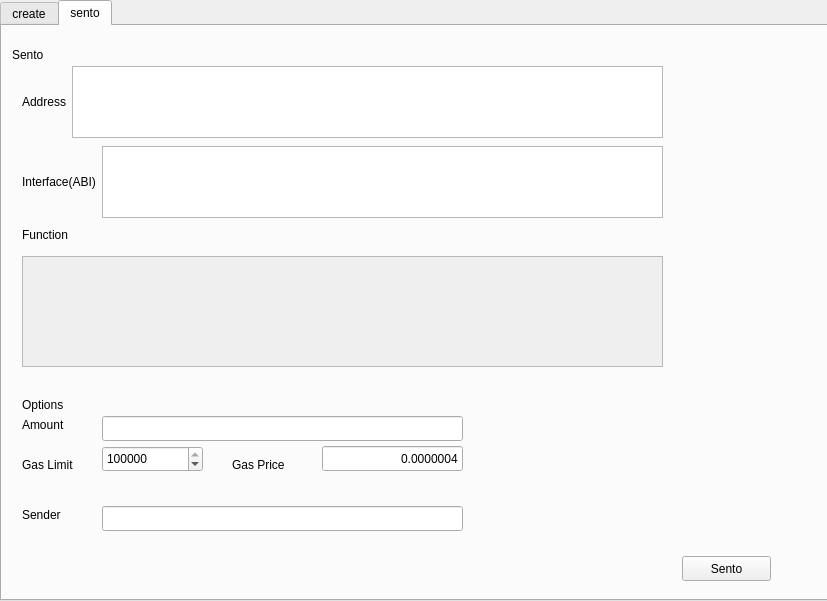
<?xml version="1.0" encoding="UTF-8"?>
<ui version="4.0">
 <class>CreateContractPage</class>
 <widget class="QWidget" name="CreateContractPage">
  <property name="enabled">
   <bool>true</bool>
  </property>
  <property name="geometry">
   <rect>
    <x>0</x>
    <y>0</y>
    <width>827</width>
    <height>601</height>
   </rect>
  </property>
  <property name="windowTitle">
   <string>Form</string>
  </property>
  <widget class="QTabWidget" name="tabview">
   <property name="geometry">
    <rect>
     <x>0</x>
     <y>0</y>
     <width>841</width>
     <height>601</height>
    </rect>
   </property>
   <property name="currentIndex">
    <number>1</number>
   </property>
   <widget class="QWidget" name="tab">
    <attribute name="title">
     <string>create</string>
    </attribute>
    <widget class="QLabel" name="label_9">
     <property name="geometry">
      <rect>
       <x>30</x>
       <y>440</y>
       <width>67</width>
       <height>17</height>
      </rect>
     </property>
     <property name="text">
      <string>Sender</string>
     </property>
    </widget>
    <widget class="QLineEdit" name="create_gasPriceEdit">
     <property name="geometry">
      <rect>
       <x>330</x>
       <y>380</y>
       <width>141</width>
       <height>25</height>
      </rect>
     </property>
     <property name="text">
      <string>0.0000004</string>
     </property>
     <property name="alignment">
      <set>Qt::AlignRight|Qt::AlignTrailing|Qt::AlignVCenter</set>
     </property>
    </widget>
    <widget class="QLabel" name="label">
     <property name="geometry">
      <rect>
       <x>20</x>
       <y>20</y>
       <width>111</width>
       <height>17</height>
      </rect>
     </property>
     <property name="text">
      <string>CreateContract</string>
     </property>
    </widget>
    <widget class="QLabel" name="label_4">
     <property name="geometry">
      <rect>
       <x>20</x>
       <y>230</y>
       <width>91</width>
       <height>17</height>
      </rect>
     </property>
     <property name="text">
      <string>Constrauctor</string>
     </property>
    </widget>
    <widget class="QWidget" name="horizontalLayoutWidget">
     <property name="geometry">
      <rect>
       <x>20</x>
       <y>50</y>
       <width>641</width>
       <height>81</height>
      </rect>
     </property>
     <layout class="QHBoxLayout" name="horizontalLayout">
      <item>
       <widget class="QLabel" name="label_2">
        <property name="text">
         <string>ByteCode</string>
        </property>
       </widget>
      </item>
      <item>
       <widget class="QTextEdit" name="create_byteCodeText"/>
      </item>
     </layout>
    </widget>
    <widget class="QLabel" name="label_8">
     <property name="geometry">
      <rect>
       <x>240</x>
       <y>390</y>
       <width>67</width>
       <height>17</height>
      </rect>
     </property>
     <property name="text">
      <string>Gas Price</string>
     </property>
    </widget>
    <widget class="QLabel" name="label_7">
     <property name="geometry">
      <rect>
       <x>30</x>
       <y>390</y>
       <width>67</width>
       <height>17</height>
      </rect>
     </property>
     <property name="text">
      <string>Gas Limit</string>
     </property>
    </widget>
    <widget class="QWidget" name="horizontalLayoutWidget_2">
     <property name="geometry">
      <rect>
       <x>20</x>
       <y>140</y>
       <width>641</width>
       <height>72</height>
      </rect>
     </property>
     <layout class="QHBoxLayout" name="horizontalLayout_2">
      <item>
       <widget class="QLabel" name="label_3">
        <property name="text">
         <string>Interface(ABI)</string>
        </property>
       </widget>
      </item>
      <item>
       <widget class="QTextEdit" name="create_abiText"/>
      </item>
     </layout>
    </widget>
    <widget class="QLineEdit" name="create_senderAddress">
     <property name="geometry">
      <rect>
       <x>110</x>
       <y>440</y>
       <width>361</width>
       <height>25</height>
      </rect>
     </property>
    </widget>
    <widget class="QLabel" name="label_6">
     <property name="geometry">
      <rect>
       <x>30</x>
       <y>360</y>
       <width>67</width>
       <height>17</height>
      </rect>
     </property>
     <property name="text">
      <string>Options</string>
     </property>
    </widget>
    <widget class="QPushButton" name="create_btn">
     <property name="geometry">
      <rect>
       <x>570</x>
       <y>500</y>
       <width>89</width>
       <height>25</height>
      </rect>
     </property>
     <property name="text">
      <string>Create</string>
     </property>
    </widget>
    <widget class="QSpinBox" name="create_gasLimitSpinBox">
     <property name="geometry">
      <rect>
       <x>110</x>
       <y>380</y>
       <width>101</width>
       <height>26</height>
      </rect>
     </property>
     <property name="maximum">
      <number>40000000</number>
     </property>
     <property name="value">
      <number>2500000</number>
     </property>
    </widget>
    <widget class="QScrollArea" name="create_scrollArea">
     <property name="geometry">
      <rect>
       <x>20</x>
       <y>250</y>
       <width>641</width>
       <height>111</height>
      </rect>
     </property>
     <property name="widgetResizable">
      <bool>true</bool>
     </property>
     <widget class="QWidget" name="scrollAreaWidgetContents">
      <property name="geometry">
       <rect>
        <x>0</x>
        <y>0</y>
        <width>639</width>
        <height>109</height>
       </rect>
      </property>
     </widget>
    </widget>
   </widget>
   <widget class="QWidget" name="tab_2">
    <attribute name="title">
     <string>sento</string>
    </attribute>
    <widget class="QLabel" name="label_5">
     <property name="geometry">
      <rect>
       <x>10</x>
       <y>20</y>
       <width>111</width>
       <height>17</height>
      </rect>
     </property>
     <property name="text">
      <string>Sento</string>
     </property>
    </widget>
    <widget class="QWidget" name="horizontalLayoutWidget_3">
     <property name="geometry">
      <rect>
       <x>20</x>
       <y>40</y>
       <width>641</width>
       <height>72</height>
      </rect>
     </property>
     <layout class="QHBoxLayout" name="horizontalLayout_3">
      <item>
       <widget class="QLabel" name="label_10">
        <property name="text">
         <string>Address</string>
        </property>
       </widget>
      </item>
      <item>
       <widget class="QTextEdit" name="sendto_byteCodeText"/>
      </item>
     </layout>
    </widget>
    <widget class="QWidget" name="horizontalLayoutWidget_4">
     <property name="geometry">
      <rect>
       <x>20</x>
       <y>120</y>
       <width>641</width>
       <height>72</height>
      </rect>
     </property>
     <layout class="QHBoxLayout" name="horizontalLayout_4">
      <item>
       <widget class="QLabel" name="label_11">
        <property name="text">
         <string>Interface(ABI)</string>
        </property>
       </widget>
      </item>
      <item>
       <widget class="QTextEdit" name="sendto_abiText"/>
      </item>
     </layout>
    </widget>
    <widget class="QLabel" name="label_12">
     <property name="geometry">
      <rect>
       <x>20</x>
       <y>200</y>
       <width>91</width>
       <height>17</height>
      </rect>
     </property>
     <property name="text">
      <string>Function</string>
     </property>
    </widget>
    <widget class="QLabel" name="label_13">
     <property name="geometry">
      <rect>
       <x>20</x>
       <y>370</y>
       <width>67</width>
       <height>17</height>
      </rect>
     </property>
     <property name="text">
      <string>Options</string>
     </property>
    </widget>
    <widget class="QSpinBox" name="gasLimitSpinBox_2">
     <property name="geometry">
      <rect>
       <x>100</x>
       <y>420</y>
       <width>101</width>
       <height>26</height>
      </rect>
     </property>
     <property name="maximum">
      <number>40000000</number>
     </property>
     <property name="value">
      <number>2500000</number>
     </property>
    </widget>
    <widget class="QLabel" name="label_14">
     <property name="geometry">
      <rect>
       <x>230</x>
       <y>430</y>
       <width>67</width>
       <height>17</height>
      </rect>
     </property>
     <property name="text">
      <string>Gas Price</string>
     </property>
    </widget>
    <widget class="QLineEdit" name="gasPriceEdit_2">
     <property name="geometry">
      <rect>
       <x>320</x>
       <y>420</y>
       <width>141</width>
       <height>25</height>
      </rect>
     </property>
     <property name="text">
      <string>0.0000004</string>
     </property>
     <property name="alignment">
      <set>Qt::AlignRight|Qt::AlignTrailing|Qt::AlignVCenter</set>
     </property>
    </widget>
    <widget class="QLabel" name="label_15">
     <property name="geometry">
      <rect>
       <x>20</x>
       <y>480</y>
       <width>67</width>
       <height>17</height>
      </rect>
     </property>
     <property name="text">
      <string>Sender</string>
     </property>
    </widget>
    <widget class="QLineEdit" name="lineEdit_3">
     <property name="geometry">
      <rect>
       <x>100</x>
       <y>480</y>
       <width>361</width>
       <height>25</height>
      </rect>
     </property>
    </widget>
    <widget class="QLabel" name="label_16">
     <property name="geometry">
      <rect>
       <x>20</x>
       <y>430</y>
       <width>67</width>
       <height>17</height>
      </rect>
     </property>
     <property name="text">
      <string>Gas Limit</string>
     </property>
    </widget>
    <widget class="QLineEdit" name="lineEdit_4">
     <property name="geometry">
      <rect>
       <x>100</x>
       <y>390</y>
       <width>361</width>
       <height>25</height>
      </rect>
     </property>
    </widget>
    <widget class="QLabel" name="label_17">
     <property name="geometry">
      <rect>
       <x>20</x>
       <y>390</y>
       <width>67</width>
       <height>17</height>
      </rect>
     </property>
     <property name="text">
      <string>Amount</string>
     </property>
    </widget>
    <widget class="QPushButton" name="sendto_btn">
     <property name="geometry">
      <rect>
       <x>680</x>
       <y>530</y>
       <width>89</width>
       <height>25</height>
      </rect>
     </property>
     <property name="text">
      <string>Sento</string>
     </property>
    </widget>
    <widget class="QScrollArea" name="sendto_scrollArea">
     <property name="geometry">
      <rect>
       <x>20</x>
       <y>230</y>
       <width>641</width>
       <height>111</height>
      </rect>
     </property>
     <property name="widgetResizable">
      <bool>true</bool>
     </property>
     <widget class="QWidget" name="scrollAreaWidgetContents_2">
      <property name="geometry">
       <rect>
        <x>0</x>
        <y>0</y>
        <width>639</width>
        <height>109</height>
       </rect>
      </property>
     </widget>
    </widget>
   </widget>
  </widget>
 </widget>
 <resources/>
 <connections/>
</ui>
